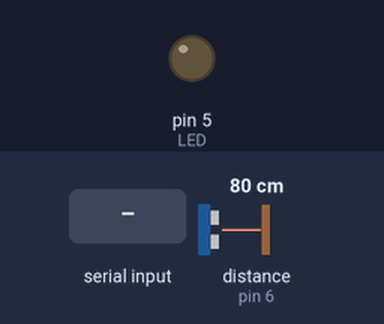
Bench run of a sketch on a simulated Arduino Uno, built with avr-gcc and run on an emulated ATmega328P. Shown: output pins drawn as LEDs (lit = HIGH). The inputs (shaded band) are chosen by the test bench; at power-on: distance to the obstacle (sensor on pin 6) 80 cm. The echo pulse lasts 58.3 µs per cm; pins used as bus, display or sensor lines are not drawn; what the sketch prints to the serial monitor is not drawn.

Above: at 1.2 s.
1.3 s: "F" received over Serial
At 1.6 s:
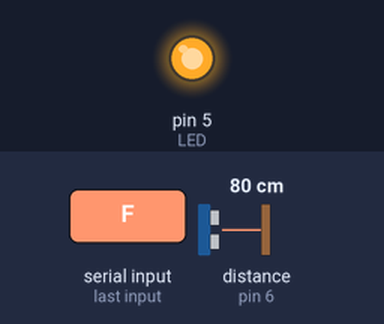
2.8 s: "L" received over Serial
4.3 s: "0" received over Serial
At 4.9 s:
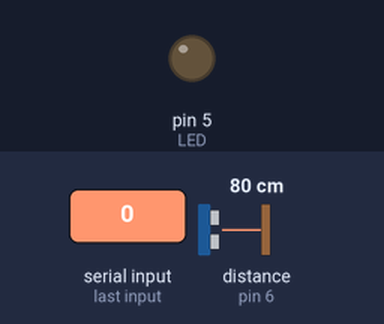
Timing chart, 0 to 7.3 s (numbered marks = the images above; inputs shaded):
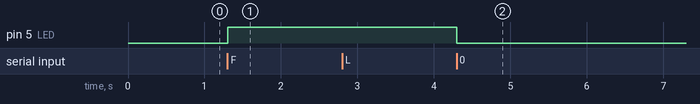

Measured:
- after the input at 1.3 s, pin 5 (LED): LOW → HIGH at once
- after the input at 2.8 s, every drawn part: stays the same
- after the input at 4.3 s, pin 5 (LED): HIGH → LOW at once

The sketch:

Playing_with_Ultrasonic.ino
```cpp
#include<SoftwareSerial.h>
int LED=5;
int trig=7;
int echo=6;
char data, new_data;
long duration,distance, fwd_distance;

void stop_car(){

  }

void setup() {
  // put your setup code here, to run once:
  Serial.begin(9600);
  pinMode(LED,OUTPUT);
  pinMode(trig,OUTPUT);
  pinMode(echo,INPUT);

}

void loop() {
  // put your main code here, to run repeatedly:
  while(Serial.available()==0){}
  data=Serial.read();
  Serial.print(">>>DATA : ");
  Serial.println(data);

  while(data=='F'){
    digitalWrite(trig,LOW);
    delayMicroseconds(2);
    digitalWrite(trig,HIGH);
    delayMicroseconds(10);
    digitalWrite(trig,LOW);

    duration=pulseIn(echo,HIGH);
    distance=duration/58;

    if(distance<=10){
        digitalWrite(LED,LOW);
        data=0;
        break;
      }

      //The problem is in this if condition.
    if(distance>10){
      digitalWrite(LED,HIGH);
      new_data=Serial.read();
      Serial.print("FWD DATA= ");
      Serial.println(new_data);

      if(new_data=='L'){
          break;
        }
//      while(1){
//        digitalWrite(trig,LOW);
//        delayMicroseconds(2);
//        digitalWrite(trig,HIGH);
//        delayMicroseconds(10);
//        digitalWrite(trig,LOW);
//
//        duration=pulseIn(echo,HIGH);
//        fwd_distance=duration/58;
//        Serial.print("DISTANCE IN FORWARD= ");
//        Serial.println(fwd_distance);
//
//        if(fwd_distance<=10){
//          digitalWrite(LED,LOW);
//          data=0;
//          break;
//          }
//        }
      }
    }

      if(data=='0'){
      digitalWrite(LED,LOW);
    }
  }
```
